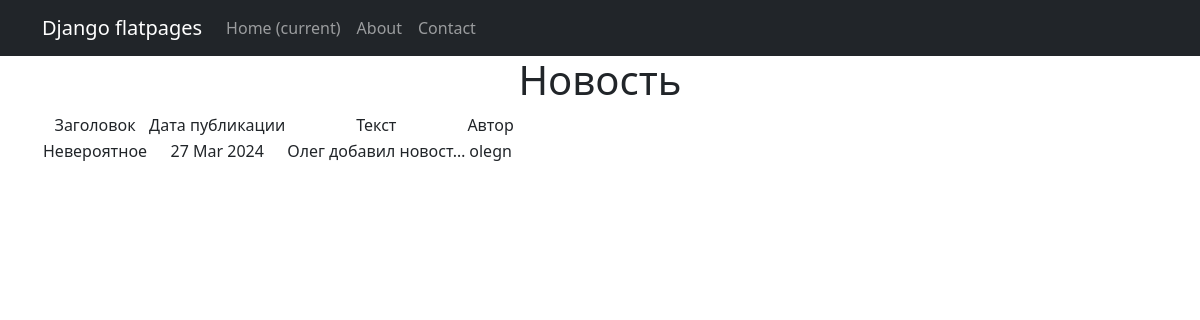
/posts/1, run on the app's committed database.
### news/models.py (models this page shows, shortened)
class Post(models.Model):
    article = "AR"
    news = "NEW"
    ARTICLES = [(article, 'Статья'),
                (news, 'Новость')]
    post_type = models.CharField(max_length=3, choices=ARTICLES, default='NEW')
    post_time = models.DateTimeField(auto_now_add=True)
    title = models.CharField(max_length=250)
    text = models.TextField()
    rating = models.IntegerField(default=0)
    author = models.ForeignKey(Author, on_delete=models.CASCADE)
    category = models.ManyToManyField(Category, through="PostCategory")

class Author(models.Model):
    user = models.OneToOneField(User, on_delete=models.CASCADE)
    rating = models.IntegerField(default=0)
    def __str__(self):
        return self.user.username

### news/views.py (the view)
# urls.py: path('posts/<int:pk>', PostDetail.as_view(), name = 'post_detail'),
class PostDetail(DetailView):
    model = Post
    template_name = 'post.html'
    context_object_name = 'post'

### templates/post.html (shortened to what this page needs)
{% extends 'flatpages/default.html' %}
{% block content %}
<h1>Новость</h1>
<table>
    <tr>
        <td>Заголовок</td>
        <td>Дата публикации</td>
        <td>Текст</td>
        <td>Автор</td>
    </tr>
    <tr>
        <td>{{ post.title }}</td>
        <td>{{ post.post_time |date:'d M Y' }}</td>
        <td>{{ post.text|truncatechars:20  }}</td>
        <td>{{ post.author}}</td>
    </tr>
</table>
{% endblock content %}

### data on the page
Post: title "Невероятное", post_time "27 Mar 2024", text "Олег добавил новост…", author "olegn"
